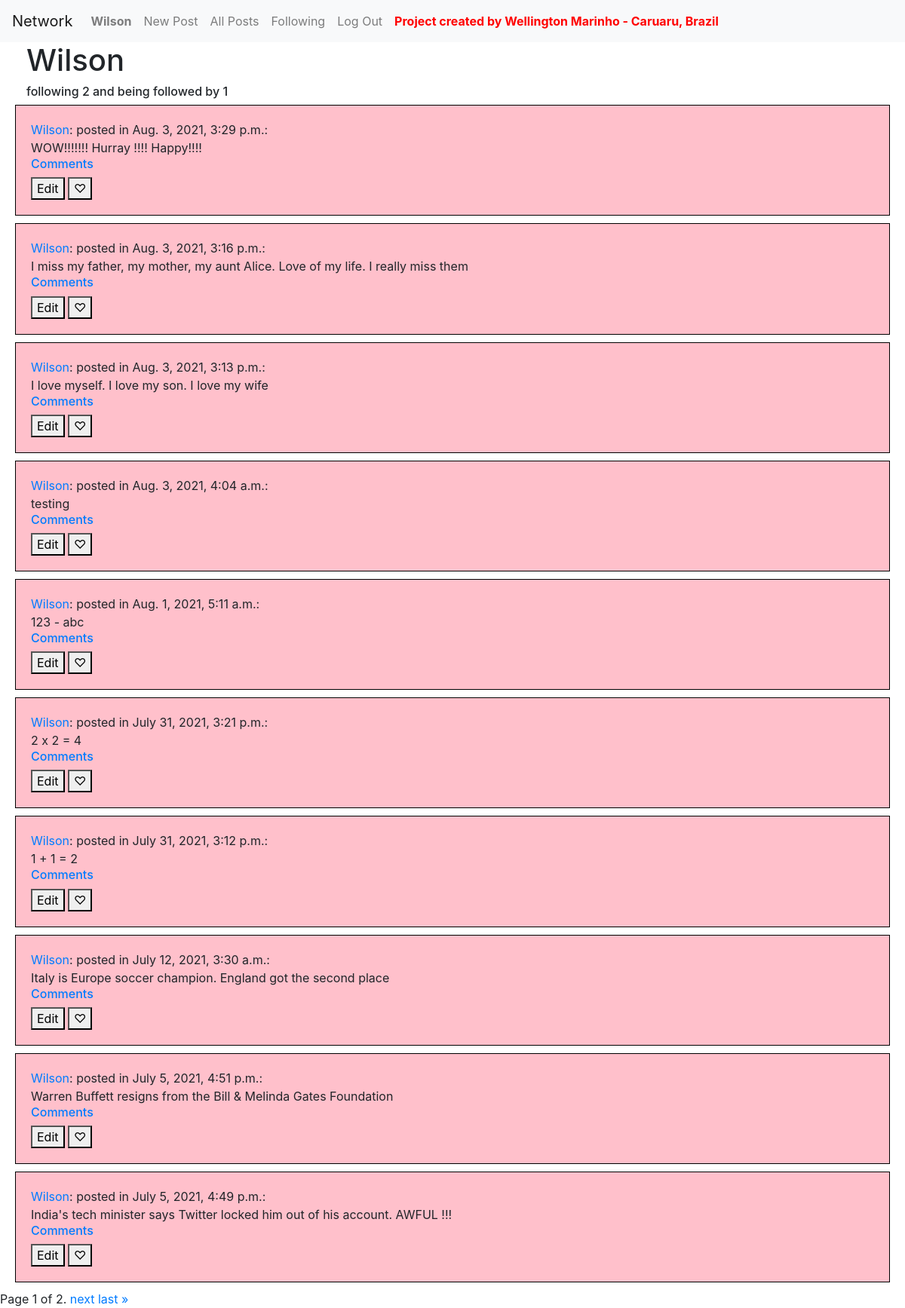
The app's page /profile/5 (signed in) with its own data.
### network/models.py (models this page shows, shortened)
class User(AbstractUser):
    pass

class Post(models.Model):
    content = models.CharField(max_length=264)
    time_of_creation = models.DateTimeField(default=timezone.now)
    creator = models.ForeignKey(User, on_delete=models.CASCADE, related_name="posts")
    now = datetime.now()

### network/views.py (the view)
# urls.py: path("profile/<int:creator_id>", views.profile, name="profile"),
def profile(request, creator_id):
    username = request.user.username
    user = User.objects.get(username=username)
    user2 = User.objects.get(id=creator_id)
    post_list = Post.objects.filter(creator=user2)
    post_list = post_list.order_by("-time_of_creation").all()
    paginator = Paginator(post_list, 10) # Show 10 contacts per page.
    page_number = request.GET.get('page',)
    page_obj = paginator.get_page(page_number)
    wells = Follower.objects.all().filter(user=user)
    y_cont = Follower.objects.all().filter(user=user).count()
    w_cont = Follower.objects.all().filter(user=user2).count()
    cont = 0
    for well in wells:
        if well.following == user2:
            cont = cont + 1
    x_cont = user.followed.all().count()
    z_cont = user2.followed.all().count()
    return render(request, 'network/profile.html', {'page_obj': page_obj, 'user': user, 'user2': user2, "w_cont": int(w_cont), "x_cont": int(x_cont), "z_cont": int(z_cont), 'y_cont': int(y_cont), 'cont': int(cont)})

### network/templates/network/profile.html (shortened to what this page needs)
{% extends "network/layout.html" %}
{% block body %}
        <h1 style="margin-left: 35px;">{{ user2.username }}</h1>
        {% if user == user2 %}
            <h6 style="margin-left: 35px;">following {{ y_cont }} and being followed by {{ x_cont}}</h6>
        {% endif %}
        {% for post in page_obj %}
            <div class="well">
              <a href="{% url 'profile' post.creator.id %}">{{ post.creator }}</a>: posted in {{ post.time_of_creation }}: <br> <span id="mycontent{{ post.id }}">{{ post.content }} </span><br>
              <h6><a href="{% url 'comment' post.id %}">Comments</a></h6>
              {% if user == post.creator %}
                  <button type="button"  onclick="edit_post({{ post.id }})">Edit</button>
              {% endif %}
              <button id="paulinho" onclick="plus_like({{ post.id }})">&#9825</button>
            </div>
        {% endfor %}
        <div class="pagination">
            <span class="step-links">
                <span class="current">
                    Page {{ page_obj.number }} of {{ page_obj.paginator.num_pages }}.
                </span>
                {% if page_obj.has_next %}
                    <a href="?page={{ page_obj.next_page_number }}">next</a>
                    <a href="?page={{ page_obj.paginator.num_pages }}">last &raquo;</a>
                {% endif %}
            </span>
        </div>
{% endblock %}

### network/templates/network/layout.html (shortened to what this page needs)
{% load static %}
<!DOCTYPE html>
<html lang="en">
    <head>
        <link rel="stylesheet" href="https://stackpath.bootstrapcdn.com/bootstrap/4.4.1/css/bootstrap.min.css">
        <link href="{% static 'network/styles.css' %}" rel="stylesheet">
    </head>
    <body>
        <nav class="navbar navbar-expand-lg navbar-light bg-light">
            <a class="navbar-brand" href="#">Network</a>
            <div>
              <ul class="navbar-nav mr-auto">
                {% if user.is_authenticated %}
                    <li class="nav-item">
                        <a class="nav-link" href="#"><strong>{{ user.username }}</strong></a>
                    </li>
                {% endif %}
                <li class="nav-item">
                  <a class="nav-link" href="{% url 'index' %}">New Post</a>
                </li>
                <li class="nav-item">
                  <a class="nav-link" href="{% url 'all_posts' %}">All Posts</a>
                </li>
                {% if user.is_authenticated %}
                    <li class="nav-item">
                        <a class="nav-link" href="{% url 'follower_index' %}">Following</a>
                    </li>
                    <li class="nav-item">
                        <a class="nav-link" href="{% url 'logout' %}">Log Out</a>
                    </li>
                {% endif %}
                <li class="nav-item">
                    <a class="nav-link" href="#"><strong style="color: red;">Project created by Wellington Marinho - Caruaru, Brazil</strong></a>
                </li>
              </ul>
            </div>
          </nav>
        <div class="body">
            {% block body %}
            {% endblock %}
        </div>
    </body>
</html>

### network/templates/network/layout.html (style rules this page uses)
.well { background-color: pink; border: 1px solid black; padding: 20px; margin-bottom: 10px; margin-left: 20px; margin-right: 20px; }

### records on screen
User: username "Wilson"
Post: creator "Wilson", time_of_creation "Aug. 3, 2021, 3:29 p.m.", content "WOW!!!!!!! Hurray !!!! Happy!!!!"
Post: creator "Wilson", time_of_creation "Aug. 3, 2021, 3:16 p.m.", content "I miss my father, my mother, my aunt Alice. Love of my life. I really miss them"
Post: creator "Wilson", time_of_creation "Aug. 3, 2021, 3:13 p.m.", content "I love myself. I love my son. I love my wife"
Post: creator "Wilson", time_of_creation "Aug. 3, 2021, 4:04 a.m.", content "testing"
Post: creator "Wilson", time_of_creation "Aug. 1, 2021, 5:11 a.m.", content "123 - abc"
Post: creator "Wilson", time_of_creation "July 31, 2021, 3:21 p.m.", content "2 x 2 = 4"
Post: creator "Wilson", time_of_creation "July 31, 2021, 3:12 p.m.", content "1 + 1 = 2"
Post: creator "Wilson", time_of_creation "July 12, 2021, 3:30 a.m.", content "Italy is Europe soccer champion. England got the second place"
Post: creator "Wilson", time_of_creation "July 5, 2021, 4:51 p.m.", content "Warren Buffett resigns from the Bill & Melinda Gates Foundation"
Post: creator "Wilson", time_of_creation "July 5, 2021, 4:49 p.m.", content "India's tech minister says Twitter locked him out of his account. AWFUL !!!"

### other values on screen
{{ y_cont }} "2"
{{ x_cont }} "1"
{{ page_obj.number }} "1"
{{ page_obj.paginator.num_pages }} "2"
